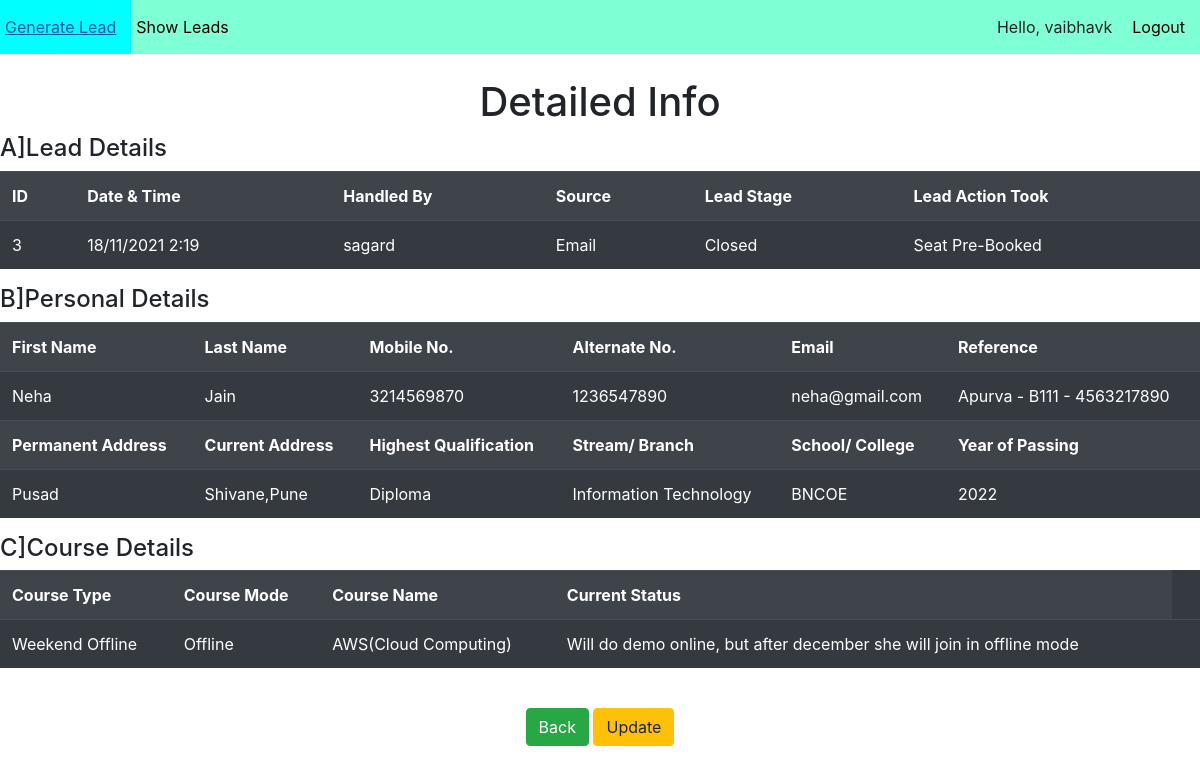
/leads/details/3/ (signed in), run on the app's committed database.
### LeadGeneration/models.py (models this page shows)
class Lead(models.Model):
    date = models.DateTimeField(auto_now_add=True)
    handled_by = models.CharField(max_length=32)
    type_of_lead = models.CharField(max_length=32, choices=type_of_lead_choices)
    lead_stage = models.CharField(max_length=32, choices=lead_stage_choices)
    lead_action_took = models.CharField(max_length=64, choices=lead_action_took_choices)
    first_name = models.CharField(max_length=32)
    last_name = models.CharField(max_length=32,blank=True)
    mobile_number = models.CharField(max_length=10,unique=True)
    mobile_number2 = models.CharField(max_length=10,blank=True)
    email = models.EmailField(blank=True)
    referred_by = models.CharField(max_length=32,blank=True)
    permanent_address = models.CharField(max_length=64)
    current_address = models.CharField(max_length=64)
    highest_qualification = models.CharField(max_length=32,choices=highest_qualification_choices)
    stream = models.CharField(max_length=32,choices=stream_choices)
    school_college = models.CharField(max_length=64)
    year_of_passing = models.CharField(max_length=32,choices=year_of_passing_choices)
    type_of_course = models.CharField(max_length=32,choices=type_of_course_choices)
    mode_of_course = models.CharField(max_length=32,choices=mode_of_course_choices)
    course_interested = models.CharField(max_length=32,choices=course_interested_choices)
    current_status_notes = models.CharField(max_length=128)

### LeadGeneration/views.py (the view)
# urls.py: path('details/<int:pk>/',views.DetailLeadView.as_view(),name='details_lead'),
class DetailLeadView(LoginRequiredMixin,DetailView):
    model = Lead

### templates/LeadGeneration/lead_detail.html (shortened to what this page needs)
{% extends 'layout.html' %}
{% block content %}
    <h1 style="text-align: center;">Detailed Info</h1>
    <h4>A]Lead Details</h4>
    <table class="table table-dark table-striped">
        <tr>
            <th>ID</th>
            <th>Date & Time</th>
            <th>Handled By</th>
            <th>Source</th>
            <th>Lead Stage</th>
            <th>Lead Action Took</th>
        </tr>
        <tr>
            <td>{{object.id}}</td>
            <td>{{ object.date|date:"d/m/Y G:i" }}</td>
            <td>{{object.handled_by}}</td>
            <td>{{object.type_of_lead}}</td>
            <td>{{object.lead_stage}}</td>
            <td>{{object.lead_action_took}}</td>
        </tr>
    </table>
    <h4>B]Personal Details</h4>
    <table class="table table-dark table-striped">
        <tr>
            <th>First Name</th>
            <th>Last Name</th>
            <th>Mobile No.</th>
            <th>Alternate No.</th>
            <th>Email</th>
            <th>Reference</th>
        </tr>
        <tr>
            <td>{{object.first_name}}</td>
            <td>{{object.last_name}}</td>
            <td>{{object.mobile_number}}</td>
            <td>{{object.mobile_number2}}</td>
            <td>{{object.email}}</td>
            <td>{{object.referred_by}}</td>
        </tr>
        <tr>
            <th>Permanent Address</th>
            <th>Current Address</th>
            <th>Highest Qualification</th>
            <th>Stream/ Branch</th>
            <th>School/ College</th>
            <th>Year of Passing</th>
        </tr>
        <tr>
            <td>{{object.permanent_address}}</td>
            <td>{{object.current_address}}</td>
            <td>{{object.highest_qualification}}</td>
            <td>{{object.stream}}</td>
            <td>{{object.school_college}}</td>
            <td>{{object.year_of_passing}}</td>
        </tr>
    </table>
    <h4>C]Course Details</h4>
    <table class="table table-dark table-striped">
        <tr>
            <th>Course Type</th>
            <th>Course Mode</th>
            <th>Course Name</th>
            <th>Current Status</th>
        </tr>
        <tr>
            <td>{{object.type_of_course}} {{object.mode_of_course}}</td>
            <td>{{object.mode_of_course}}</td>
            <td>{{object.course_interested}}</td>
            <td>{{object.current_status_notes}}</td>
            <td>
        </tr>
    </table>
    <br>
    <div style="text-align: center;">
        <a href="{% url 'show_leads' %}">
            <button class="btn btn-success">Back</button>
        </a>
        <a href="{% url 'update_lead' object.id %}">
            <button class="btn btn-warning">Update</button>
        </a>
    </div>
    <br>
{% endblock %}

### templates/layout.html (shortened to what this page needs)
<!DOCTYPE html>
{% load static %}
<html lang="en">
<head>
    <link rel="stylesheet" href="https://cdn.jsdelivr.net/npm/bootstrap@4.6.1/dist/css/bootstrap.min.css">
    <link rel="stylesheet" href="{% static 'myStyle.css' %}">
</head>
<body>
    <ul class="mynavbar">
        <li><a href="{% url 'generate_lead' %}">Generate Lead</a></li>
        <li><a href="{% url 'show_leads' %}">Show Leads</a></li>
        <span class="authlinks">
            {% if user.is_authenticated %}
                <li><a>Hello, {{user.username}}</a></li>
                <li><a href="{% url 'logout' %}">Logout</a></li>
            {% else %}
                <li><a href="{% url 'register' %}">Register</a></li>
                <li><a href="{% url 'login' %}">Login</a></li>
            {% endif %}
        </span>
    </ul>
    <br>
    {% block content %}{% endblock %}
</body>
</html>

### static/myStyle.css (style rules this page uses)
.mynavbar { background-color: aquamarine; list-style-type: none; overflow: hidden; margin: 0; padding:0; }
li { float: left; }
li a { padding:15px 15px 15px 5px; color: black; display: block; }
.authlinks { float: right; }

### data on the page
Lead: id "3", date "18/11/2021 2:19", handled_by "sagard", type_of_lead "Email", lead_stage "Closed", lead_action_took "Seat Pre-Booked", first_name "Neha", last_name "Jain", mobile_number "3214569870", mobile_number2 "1236547890", email "neha@gmail.com", referred_by "Apurva - B111 - 4563217890", permanent_address "Pusad", current_address "Shivane,Pune", highest_qualification "Diploma", stream "Information Technology", school_college "BNCOE", year_of_passing "2022", type_of_course "Weekend", mode_of_course "Offline", course_interested "AWS(Cloud Computing)", current_status_notes "Will do demo online, but after december she will join in offline mode"

### other printed values
{{ user.username }} "vaibhavk"
